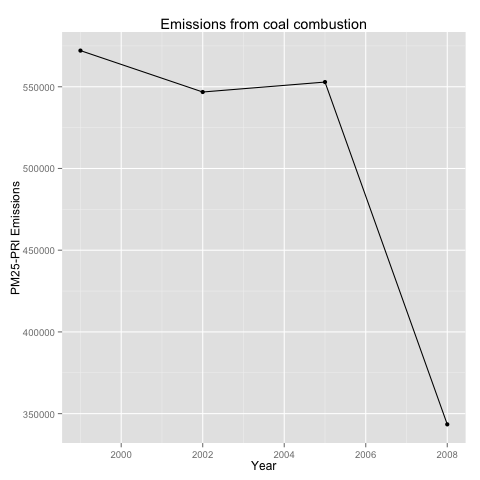

This chart was generated by the following R code:
################################
# QUESTION 4: Across the United States, how have emissions from coal combustion-related sources 
# changed from 1999–2008?
################################
library(plyr)
library(ggplot2)

###################################
# MAIN ROUTINE: plot4.R
# 1. Ad-hoc function to download the data for this exercise, be patient, it takes a while:-! 
source("downloadAndUnzip.R")
data <- downloadAndUnzip()

# 2. Get the instances associated to COAL
dataCoal <- subset(data, subset=grepl("Coal",data$EI.Sector, ignore.case = TRUE), select=c(year,Emissions))
rm(data)

# 3. Get the sum of the emissions by year  
# 1st choice: 
dataCoalArranged <- ddply(dataCoal, .(year), summarise, sumEmissions = sum(Emissions, na.rm = TRUE))
# 2nd choice: dataCoalArranged <- aggregate(Emissions ~ year, data=dataCoal, sum)

# 4. Plot and save the file
# 1st choice: qplot(dataCoalArranged$year,dataCoalArranged$sumEmissions, geom="line",xlab="Year",ylab="PM25-PRI Emissions",main="Emissions from coal combustion")
# 2nd choice: qplot(dataCoalArranged$year,dataCoalArranged$Emissions, geom="line",xlab="Year",ylab="PM25-PRI Emissions",main="Emissions from coal combustion")

ggplot(data=dataCoalArranged, aes(x=year, y=sumEmissions))  + geom_point() + geom_line( ) + ggtitle("Emissions from coal combustion") + xlab("Year") + ylab("PM25-PRI Emissions")
pngFile <- "plot4.png"
dev.copy(png, file = pngFile,  bg = "white")
dev.off()
###################################
